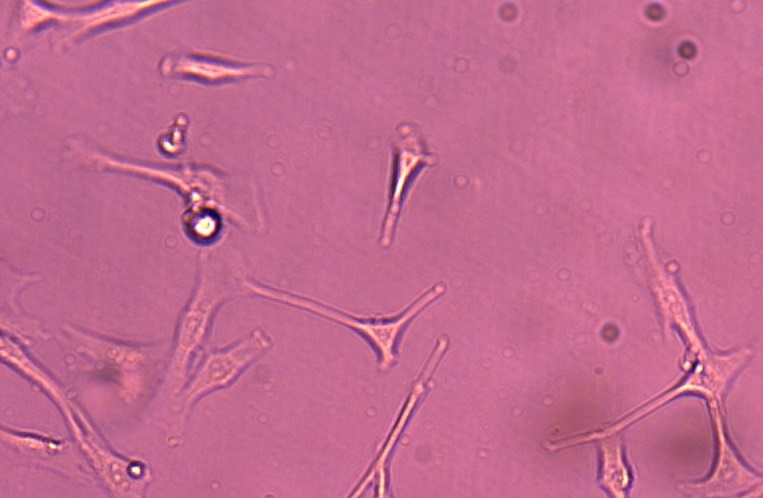
#> input picture segmentationTool/Input/341.jpg, 763 x 498 px
$ python -i y_AnalyzeCellDataSec.py   (imports and definitions only)
#> lines starting #> are read from the running program, lines starting #| are printed output that depends on the picture; after the words box and inside, x2 and y2 are one past the last pixel; in counts of white or black regions, pixels touching at a corner belong together
#> further down, picture is the input picture: shape (498, 763, 3); mean B, G, R 143.8, 105.9, 194.5
#!C:\Users\GOURAV ROY\Desktop\All Folders\Integrated Workflows\Somatic Cell Detection\CellMasking_FuzzyLogic\.venv\Scripts\python.exe

import cv2
import numpy as np
from scipy.spatial import Voronoi, voronoi_plot_2d
from skimage.measure import shannon_entropy
import matplotlib.pyplot as plt
import pandas as pd
from skimage.measure import label, regionprops
from skimage.morphology import convex_hull_image
import os
import sys
import pickle

#def analyze_and_label_objects(image, selected_features, min_area=10, mode ="excel", font_scale=0.5, font_color=(0, 255, 255), font_thickness=2):


# [180 lines left out: function analyze_and_label_objects, not called in this run]


def analyze_and_label_objects_sci(image, output="excel", excel_path="sci_Cell_Data.xlsx"):
#> called with output = 'excel', excel_path = 'sci_Cell_Data.xlsx'
    if output not in ["excel", "console"]:
        print("Enter Valid Mode for function")
        return -1
    # Load image and convert to grayscale
    gray = cv2.cvtColor(image, cv2.COLOR_BGR2GRAY)
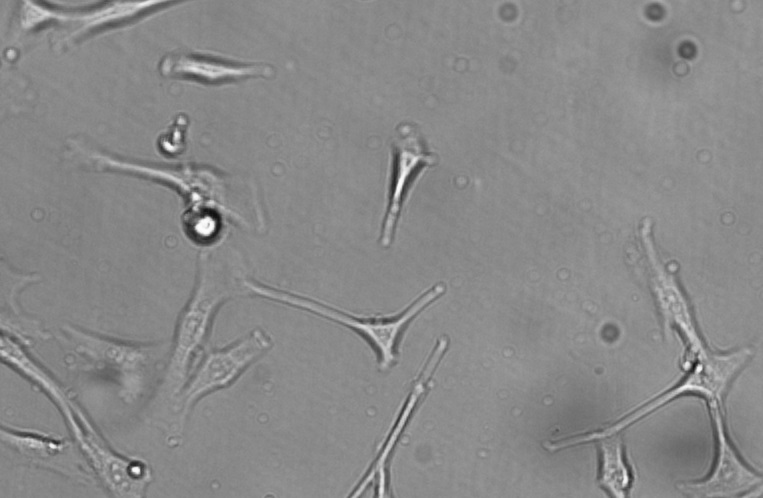
#> gray: shape (498, 763); min 15, max 254, mean 136.7

    # Thresholding
    _, binary = cv2.threshold(gray, 128, 255, cv2.THRESH_BINARY)
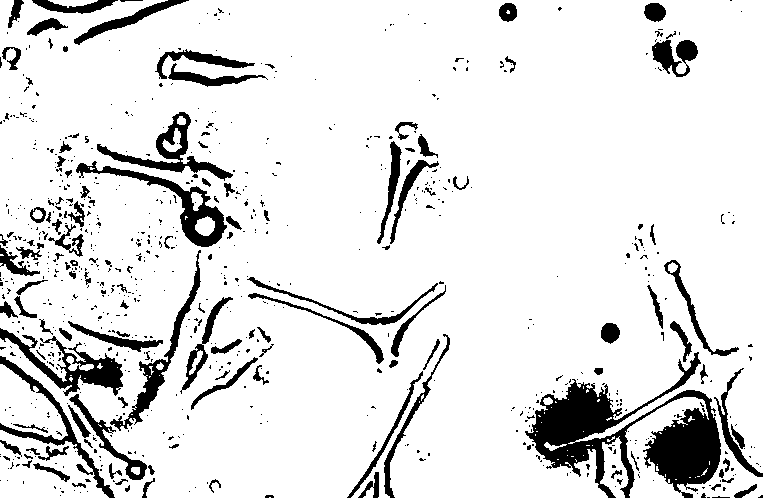
#> binary: shape (498, 763); 88.5% white; 775 black regions (643 under 20 px)

    # Find contours
    contours, _ = cv2.findContours(binary, cv2.RETR_EXTERNAL, cv2.CHAIN_APPROX_SIMPLE)
#> contours = 62 contours, 54 with area under 20; largest, box (x1, y1, x2, y2) and area: (0, 0, 763, 498) 347622, (0, 430, 109, 498) 4947, (0, 364, 68, 440) 2804, (600, 436, 629, 498) 977, (48, 0, 98, 8) 182, (66, 356, 94, 371) 141, (544, 442, 567, 451) 57, (543, 397, 553, 405) 46

    # Label image regions
    labeled_img = label(binary)
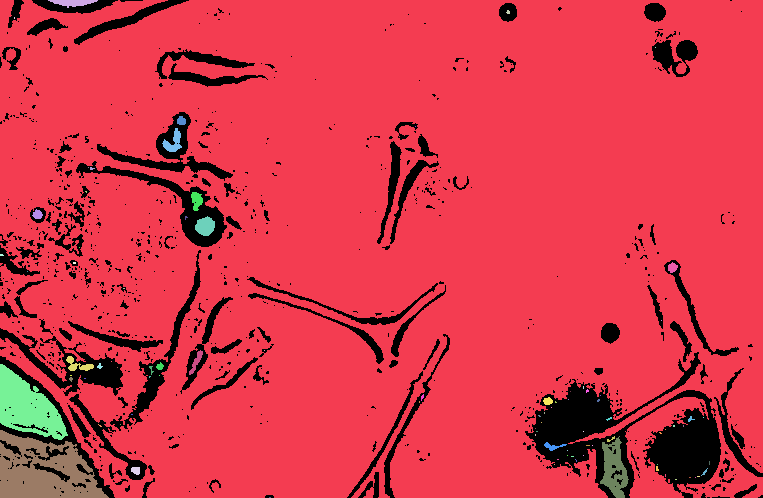
#> labeled_img: shape (498, 763) int64; 91 distinct labels, from 0 to 90; one colour per label, 0 black

    # Data storage
    cell_data = []

    # Ensure you provide the intensity image when calling regionprops
    regions = regionprops(labeled_img, intensity_image=gray)  # gray_img should be the corresponding grayscale image
#> regions = 90 regions; largest, box (x1, y1, x2, y2) and area: (0, 0, 763, 498) 325830, (0, 430, 109, 498) 4526, (0, 364, 68, 440) 2816, (600, 436, 629, 498) 962, (195, 216, 215, 236) 291

    for i, region in enumerate(regions):
        # Get contour for additional perimeter calculation
        contour = contours[i] if i < len(contours) else None
        perimeter = cv2.arcLength(contour, True) if contour is not None else 0

        # Compute circularity
        circularity = (4 * np.pi * region.area) / (perimeter ** 2) if perimeter > 0 else 0

        # Compute convex hull properties
        convex_hull = convex_hull_image(region.image)
        convex_area = np.sum(convex_hull)

        # Store data
        cell_data.append({
            "Label": i + 1,
            "Area": region.area,
            "Bounding Box": region.bbox,
            "Centroid X": region.centroid[1],
            "Centroid Y": region.centroid[0],
            "Perimeter": region.perimeter,
            "Circularity": circularity,
            "Eccentricity": region.eccentricity,
            "EquivDiameter": region.equivalent_diameter,
            "Extent": region.extent,
            "Solidity": region.solidity,
            "Major Axis Length": region.major_axis_length,
            "Minor Axis Length": region.minor_axis_length,
            "Orientation": region.orientation,
            "Convex Area": convex_area,
            "Mean Intensity": region.mean_intensity,  # Now valid because intensity_image is provided
            "Aspect Ratio": region.major_axis_length / region.minor_axis_length if region.minor_axis_length > 0 else 0
        })
#> this loop made 90 passes
#> (contour, perimeter, circularity, convex_area) on passes 1, 2, 6, 12, 13, 15, 24, 26, 28, 29: ([[269, 497], [270, 497]], 2, 1023625.1, 371835), ([[675, 479], [676, 479]], 2, 732, 263), ([[665, 474], [665, 476]], 4, 51.84, 69), ([[575, 459], [576, 460], [576, 461], [576, 460]], 4.83, 84.09, 182), ([[557, 459], [558, 459]], 2, 232.5, 79), ([[583, 455]], 0, 0, 306), ([[659, 432], [660, 433], [661, 433], [660, 432]], 4.83, 65.76, 155), ([[536, 431], [537, 431]], 2, 571.8, 296), ([[665, 429]], 0, 0, 45), ([[535, 428]], 0, 0, 24)
#> (perimeter, circularity, convex_area) on passes 8, 20: (11.41, 21.89, 332), (54.28, 0.324, 82)
#> pass 1, in analyze_and_label_objects_sci, `convex_hull = convex_hull_image(region.image)`:
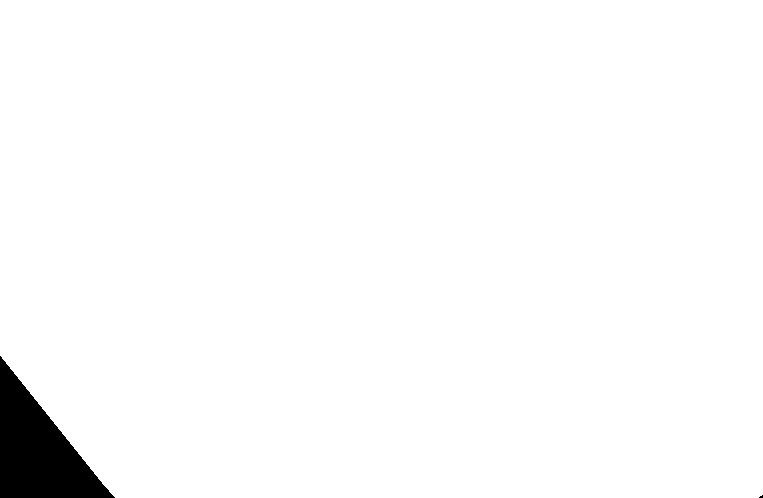
#> convex_hull: shape (498, 763) bool; 97.9% white; 2 black regions (1 under 20 px), largest, box (x1, y1, x2, y2) and area: (0, 356, 115, 498) 8131
#> after the loop, cell_data = 90 items


    # Convert to DataFrame
    df = pd.DataFrame(cell_data)
#> df = table of 90 rows and 17 columns

    # Output handling
    if output == "excel":
        df.to_excel(excel_path, index=False)
        print(f"Data saved to {excel_path}")
    else:
        print(df)


# [23 lines left out: function main, not called in this run]

    #image_original = cv2.imread(image_path)
    #analyze_and_label_objects(image_original)


# [8 lines not run here, left out]
    #cProfile.run('main()') #main()

>>> import cv2
>>> picture = cv2.imread('Input/341.jpg')
>>> result = analyze_and_label_objects_sci(picture)
